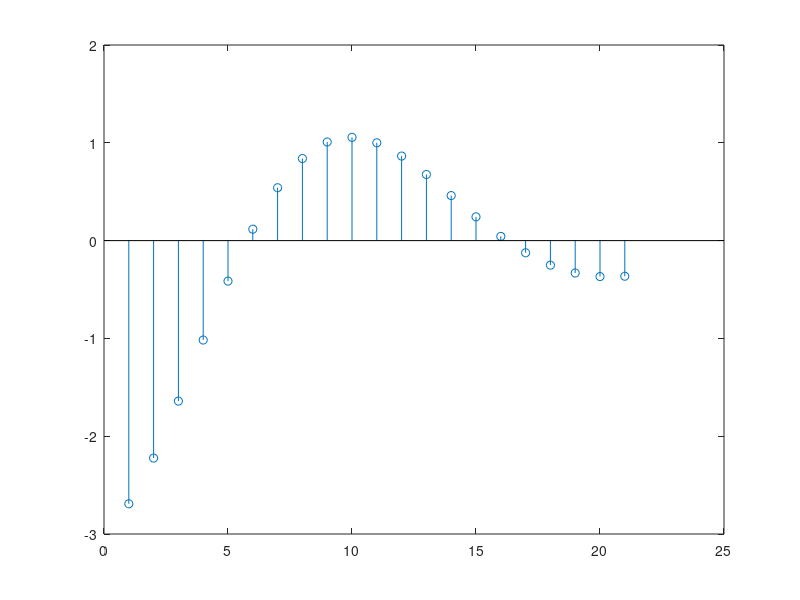
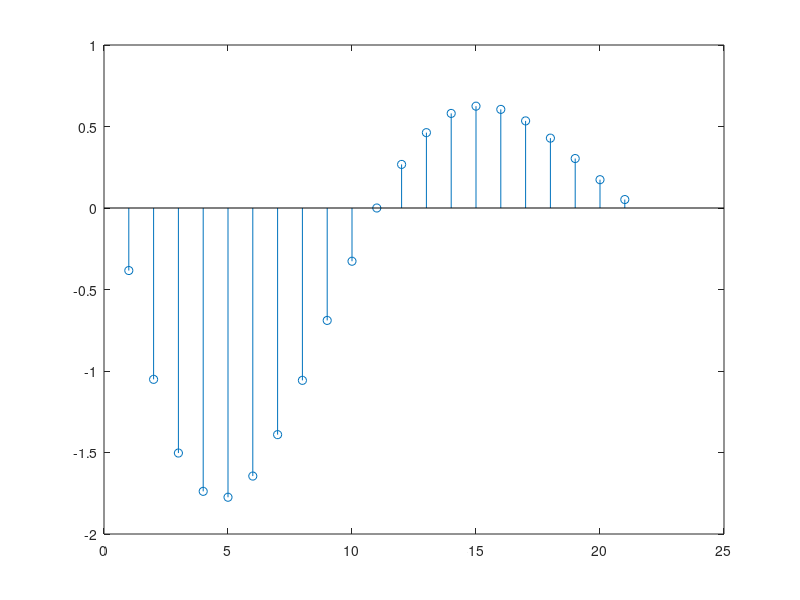
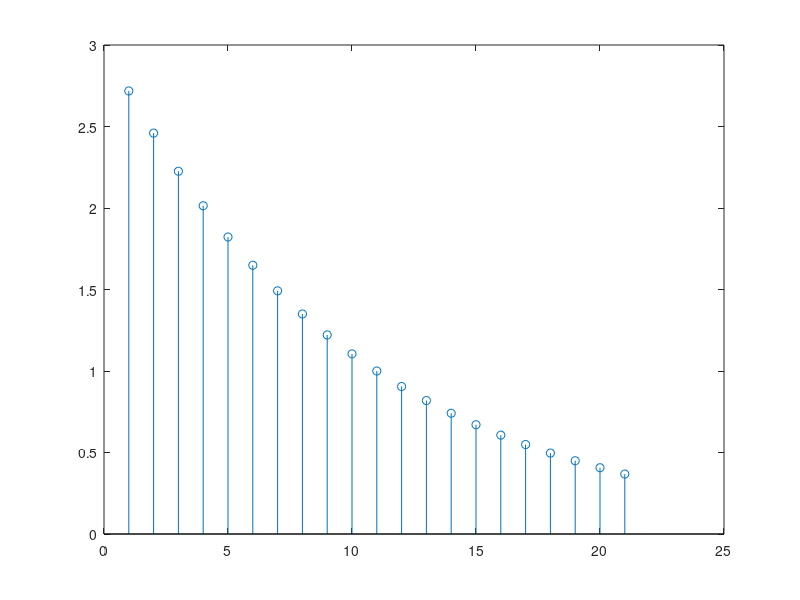
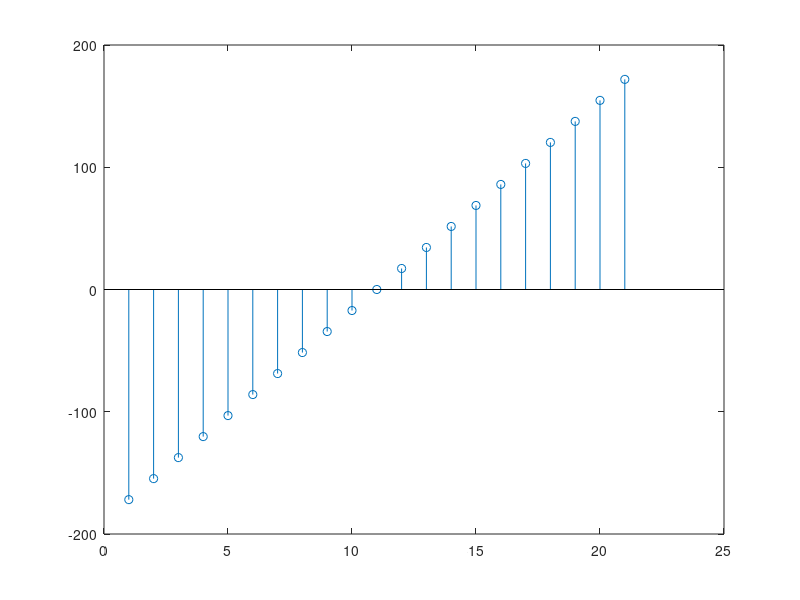

The MATLAB script that drew these images, in order:
m=-0.1+j*0.3
n=-10:10
x=exp(m*n);
r=real(x)
i=imag(x)
figure,stem(r)
figure,stem(i)
z=abs(x)
p=(180/pi)*angle(x)
figure,stem(z)
figure,stem(p)
